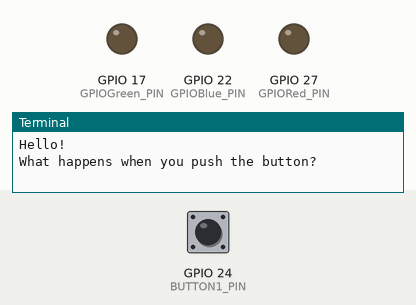
This program was run on a simulated Raspberry Pi (BCM pin numbers). On the bench: output pins drawn as LEDs (lit = HIGH), the last lines printed to the terminal. Dashed ring = blinking. The test bench sets the inputs (shaded band); at power-on: GPIO 24 (BUTTON1_PIN) LOW.

Above: at 1.2 s.
1.3 s: GPIO 24 (BUTTON1_PIN) pulled HIGH for 3.2 s
At 2.1 s:
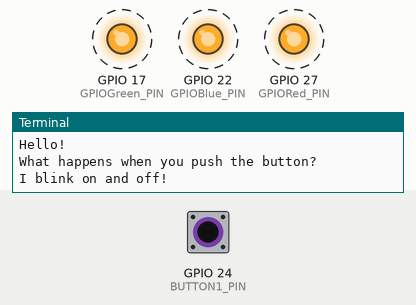
Timing chart, 0 to 5.8 s (numbered marks = the images above; inputs shaded):
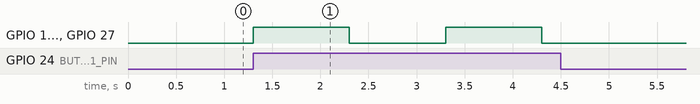

The program:

LED_Fun4-function.py
```python
# (licence header left out)
#import the Raspberry Pi GPIO Library
import RPi.GPIO as GPIO
import time

# Define OUTPUT Pins on RPI for the LEDs
GPIORed_PIN=27
GPIOGreen_PIN=17
GPIOBlue_PIN=22

# How about some input please?
BUTTON1_PIN=24

# How long do we sleep between cycles
SLEEP_TIME=1

# Set the pins on the GPIO up.

# Setup the OUTPUTS (LEDS)
GPIO.setmode(GPIO.BCM)
GPIO.setup(GPIORed_PIN, GPIO.OUT)
GPIO.setup(GPIOGreen_PIN, GPIO.OUT)
GPIO.setup(GPIOBlue_PIN, GPIO.OUT)

#Setup the INPUTs (Buttons)
GPIO.setup(BUTTON1_PIN, GPIO.IN)

def blink_all_leds(SLEEP_TIME):
        GPIO.output(GPIORed_PIN, True)
        GPIO.output(GPIOGreen_PIN, True)
        GPIO.output(GPIOBlue_PIN, True)
        time.sleep(SLEEP_TIME)
        GPIO.output(GPIORed_PIN, False)
        GPIO.output(GPIOGreen_PIN, False)
        GPIO.output(GPIOBlue_PIN, False)
        time.sleep(SLEEP_TIME)

# Set the pins low first time around
GPIO.output(GPIORed_PIN, False)
GPIO.output(GPIOGreen_PIN, False)
GPIO.output(GPIOBlue_PIN, False)

print "Hello!"
print "What happens when you push the button?"

while True:
  if ( GPIO.input(BUTTON1_PIN) == True ):
	print "I blink on and off!"
	blink_all_leds(1)
```

Measured:
- after the input at 1.3 s, GPIO 17 (GPIOGreen_PIN), GPIO 22 (GPIOBlue_PIN), GPIO 27 (GPIORed_PIN): alternates HIGH for 1.0 s and LOW for 1.0 s, 4 changes in all, then stays LOW, starting at once
